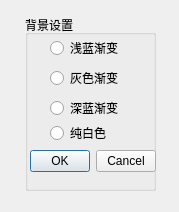
<?xml version="1.0" encoding="UTF-8"?>
<ui version="4.0">
 <class>BlackGround</class>
 <widget class="QDialog" name="BlackGround">
  <property name="geometry">
   <rect>
    <x>0</x>
    <y>0</y>
    <width>179</width>
    <height>212</height>
   </rect>
  </property>
  <property name="windowTitle">
   <string>Dialog</string>
  </property>
  <widget class="QGroupBox" name="groupBox">
   <property name="geometry">
    <rect>
     <x>25</x>
     <y>15</y>
     <width>131</width>
     <height>176</height>
    </rect>
   </property>
   <property name="title">
    <string>背景设置</string>
   </property>
   <widget class="QRadioButton" name="radioGray">
    <property name="geometry">
     <rect>
      <x>25</x>
      <y>55</y>
      <width>89</width>
      <height>16</height>
     </rect>
    </property>
    <property name="text">
     <string>灰色渐变</string>
    </property>
   </widget>
   <widget class="QRadioButton" name="radioBlueDeep">
    <property name="geometry">
     <rect>
      <x>25</x>
      <y>85</y>
      <width>89</width>
      <height>16</height>
     </rect>
    </property>
    <property name="text">
     <string>深蓝渐变</string>
    </property>
   </widget>
   <widget class="QRadioButton" name="radioBlueLight">
    <property name="geometry">
     <rect>
      <x>25</x>
      <y>25</y>
      <width>89</width>
      <height>16</height>
     </rect>
    </property>
    <property name="text">
     <string>浅蓝渐变</string>
    </property>
   </widget>
   <widget class="QDialogButtonBox" name="buttonBox">
    <property name="geometry">
     <rect>
      <x>5</x>
      <y>130</y>
      <width>126</width>
      <height>32</height>
     </rect>
    </property>
    <property name="orientation">
     <enum>Qt::Horizontal</enum>
    </property>
    <property name="standardButtons">
     <set>QDialogButtonBox::Cancel|QDialogButtonBox::Ok</set>
    </property>
   </widget>
   <widget class="QRadioButton" name="radioWhite">
    <property name="geometry">
     <rect>
      <x>25</x>
      <y>110</y>
      <width>89</width>
      <height>16</height>
     </rect>
    </property>
    <property name="text">
     <string>纯白色</string>
    </property>
   </widget>
  </widget>
 </widget>
 <resources/>
 <connections>
  <connection>
   <sender>buttonBox</sender>
   <signal>accepted()</signal>
   <receiver>BlackGround</receiver>
   <slot>accept()</slot>
   <hints>
    <hint type="sourcelabel">
     <x>248</x>
     <y>254</y>
    </hint>
    <hint type="destinationlabel">
     <x>157</x>
     <y>274</y>
    </hint>
   </hints>
  </connection>
  <connection>
   <sender>buttonBox</sender>
   <signal>rejected()</signal>
   <receiver>BlackGround</receiver>
   <slot>reject()</slot>
   <hints>
    <hint type="sourcelabel">
     <x>316</x>
     <y>260</y>
    </hint>
    <hint type="destinationlabel">
     <x>286</x>
     <y>274</y>
    </hint>
   </hints>
  </connection>
  <connection>
   <sender>radioBlueLight</sender>
   <signal>clicked()</signal>
   <receiver>BlackGround</receiver>
   <slot>Bluelight()</slot>
   <hints>
    <hint type="sourcelabel">
     <x>94</x>
     <y>107</y>
    </hint>
    <hint type="destinationlabel">
     <x>89</x>
     <y>92</y>
    </hint>
   </hints>
  </connection>
  <connection>
   <sender>radioBlueDeep</sender>
   <signal>clicked()</signal>
   <receiver>BlackGround</receiver>
   <slot>Bluedark()</slot>
   <hints>
    <hint type="sourcelabel">
     <x>94</x>
     <y>47</y>
    </hint>
    <hint type="destinationlabel">
     <x>89</x>
     <y>92</y>
    </hint>
   </hints>
  </connection>
  <connection>
   <sender>radioGray</sender>
   <signal>clicked()</signal>
   <receiver>BlackGround</receiver>
   <slot>Grepshade()</slot>
   <hints>
    <hint type="sourcelabel">
     <x>94</x>
     <y>77</y>
    </hint>
    <hint type="destinationlabel">
     <x>89</x>
     <y>92</y>
    </hint>
   </hints>
  </connection>
  <connection>
   <sender>radioWhite</sender>
   <signal>clicked()</signal>
   <receiver>BlackGround</receiver>
   <slot>WhiteBlack()</slot>
   <hints>
    <hint type="sourcelabel">
     <x>94</x>
     <y>132</y>
    </hint>
    <hint type="destinationlabel">
     <x>89</x>
     <y>105</y>
    </hint>
   </hints>
  </connection>
 </connections>
 <slots>
  <slot>Bluelight()</slot>
  <slot>Grepshade()</slot>
  <slot>Bluedark()</slot>
  <slot>WhiteBlack()</slot>
 </slots>
</ui>
